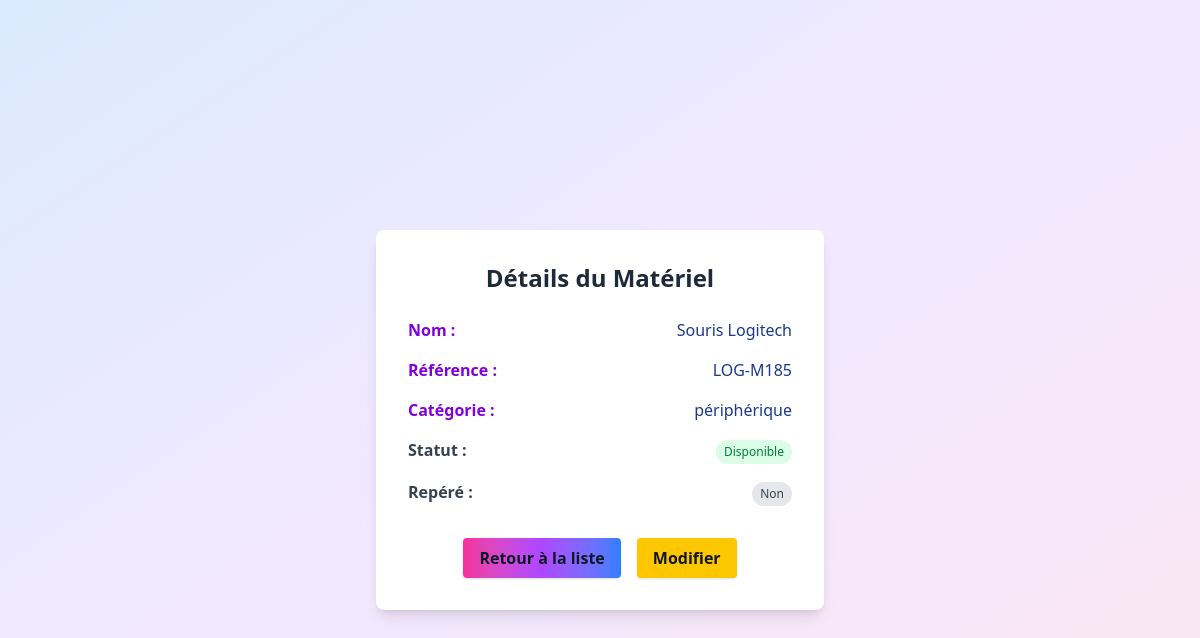
Page /voir_plus/9/ (signed in) on the committed database.
### app/models.py (models this page shows, shortened)
class Material(models.Model):
    name = models.CharField(max_length=100, blank=False, null=False)
    reference = models.CharField(max_length=50, unique=True)
    category = models.CharField(max_length=50, blank=False, null=False)
    stat = models.BooleanField(
        default=True
    )  # True for available, False for unavailable
    repere = models.BooleanField(default=False)  # True for repere, False for non-repere

### app/views.py (the view)
# urls.py: path('voir_plus/<int:id>/',views.voir_plus, name='voir_plus'),
@login_required
def voir_plus(request, id):
    materiel = get_object_or_404(Material, id=id)
    return render(request, 'voirMateriel.html', {'materiel': materiel})

### theme/templates/voirMateriel.html (shortened to what this page needs)
{% load static tailwind_tags %}
<!DOCTYPE html>
<html lang="fr">
    <head>
        {% tailwind_css %}
    </head>
    <body class="bg-gradient-to-br from-blue-100 via-purple-100 to-pink-100 min-h-screen flex flex-col items-center justify-center">
        <div class="w-full max-w-md bg-white rounded-lg shadow-lg p-8 mt-10">
            <h1 class="text-2xl font-bold text-gray-800 mb-6 text-center">
                Détails du Matériel
            </h1>
            <div class="space-y-4">
                <div class="flex justify-between">
                    <span class="font-semibold text-purple-700">Nom :</span>
                    <span class="text-blue-900">{{ materiel.name }}</span>
                </div>
                <div class="flex justify-between">
                    <span class="font-semibold text-purple-700">Référence :</span>
                    <span class="text-blue-900">{{ materiel.reference }}</span>
                </div>
                <div class="flex justify-between">
                    <span class="font-semibold text-purple-700">Catégorie :</span>
                    <span class="text-blue-900">{{ materiel.category }}</span>
                </div>
                <div class="flex justify-between">
                    <span class="font-semibold text-gray-700">Statut :</span>
                    <span>
                        {% if materiel.stat %}
                        <span class="inline-block px-2 py-1 bg-green-100 text-green-700 rounded-full text-xs">Disponible</span>
                        {% else %}
                        <span class="inline-block px-2 py-1 bg-red-100 text-red-700 rounded-full text-xs">Indisponible</span>
                        {% endif %}
                    </span>
                </div>
                <div class="flex justify-between">
                    <span class="font-semibold text-gray-700">Repéré :</span>
                    <span>
                        {% if materiel.repere %}
                        <span class="inline-block px-2 py-1 bg-blue-100 text-blue-700 rounded-full text-xs">Oui</span>
                        {% else %}
                        <span class="inline-block px-2 py-1 bg-gray-200 text-gray-700 rounded-full text-xs">Non</span>
                        {% endif %}
                    </span>
                </div>
            </div>
            <div class="mt-8 flex justify-center space-x-4">
                <a
                    href="{% url 'user_page' %}"
                    class="inline-block px-4 py-2 bg-gradient-to-r from-pink-500 via-purple-500 to-blue-500 text-gray-900 rounded shadow hover:from-pink-600 hover:to-blue-600 transition font-semibold"
                >Retour à la liste</a>
                <a
                    href="{% url 'edit_view' materiel.id %}"
                    class="inline-block px-4 py-2 bg-yellow-400 text-gray-900 rounded shadow hover:bg-yellow-500 transition font-semibold"
                >Modifier</a>
            </div>
        </div>
    </body>
</html>

### rows in the picture
Material: name "Souris Logitech", reference "LOG-M185", category "périphérique"
